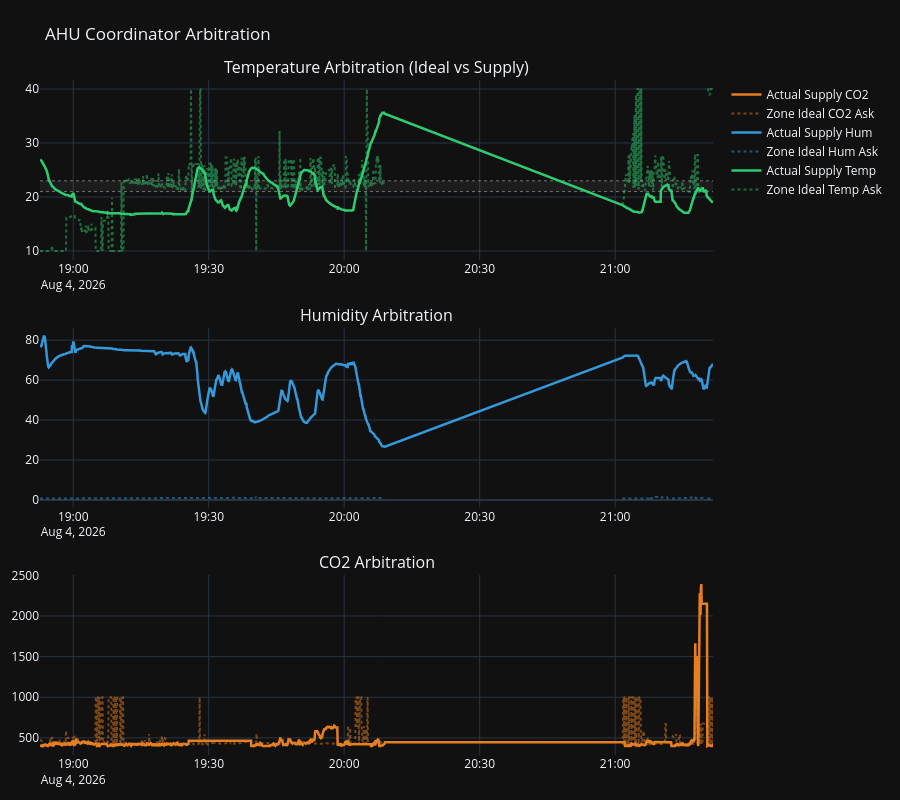

Here is the notebook cell this chart was saved with:
### Code cell
# ==========================================
# View 2: AHU Coordinator
# ==========================================
fig2 = make_subplots(
    rows=3, cols=1,
    subplot_titles=["Temperature Arbitration (Ideal vs Supply)", "Humidity Arbitration", "CO2 Arbitration"],
    vertical_spacing=0.1
)

# 2.1 Temp
add_comfort_band(fig2, 1, 1, time_arr, T_MIN, T_MAX)
fig2.add_trace(go.Scatter(x=time_arr, y=df['zone_ideal_temp'], name="Zone Ideal Temp Ask", line=dict(color=hex_to_rgba(COLORS['Cool_SP'], 0.5), width=2, dash='dot')), row=1, col=1)
fig2.add_trace(go.Scatter(x=time_arr, y=df['supply_t'], name="Actual Supply Temp", line=dict(color=COLORS['Cool_SP'], width=2.5)), row=1, col=1)

# 2.2 Humidity
fig2.add_trace(go.Scatter(x=time_arr, y=df['zone_ideal_hum'] * 100 if df['zone_ideal_hum'].max() <= 1.0 else df['zone_ideal_hum'], name="Zone Ideal Hum Ask", line=dict(color=hex_to_rgba(COLORS['Hum'], 0.5), width=2, dash='dot')), row=2, col=1)
fig2.add_trace(go.Scatter(x=time_arr, y=df['supply_h'], name="Actual Supply Hum", line=dict(color=COLORS['Hum'], width=2.5)), row=2, col=1)

# 2.3 CO2
fig2.add_trace(go.Scatter(x=time_arr, y=df['zone_ideal_co2'], name="Zone Ideal CO2 Ask", line=dict(color=hex_to_rgba(COLORS['CO2'], 0.5), width=2, dash='dot')), row=3, col=1)
fig2.add_trace(go.Scatter(x=time_arr, y=df['supply_c'], name="Actual Supply CO2", line=dict(color=COLORS['CO2'], width=2.5)), row=3, col=1)

fig2.update_layout(
    height=800, template="plotly_dark", title_text="AHU Coordinator Arbitration",
    margin=dict(l=30, r=30, t=80, b=30),
)

fig2.show()

### Figure 1 — Plotly figure (JSON) as saved in the notebook; plotly's stock layout.template omitted (floating-point values rounded to 4 significant figures; data arrays with more than 128 entries replaced by an {"elided": "..."} marker saying what was removed)
{"data": [{"hoverinfo": "skip", "line": {"color": "rgba(255,255,255,0.4)", "dash": "dot", "width": 1}, "showlegend": false, "type": "scatter", "x": {"elided": "2069 str values"}, "xaxis": "x", "y": {"elided": "2069 int values"}, "yaxis": "y"}, {"fill": "tonexty", "fillcolor": "rgba(255,255,255,0.05)", "hoverinfo": "skip", "line": {"color": "rgba(255,255,255,0.4)", "dash": "dot", "width": 1}, "showlegend": false, "type": "scatter", "x": {"elided": "2069 str values"}, "xaxis": "x", "y": {"elided": "2069 int values"}, "yaxis": "y"}, {"line": {"color": "rgba(46, 204, 113, 0.5)", "dash": "dot", "width": 2}, "name": "Zone Ideal Temp Ask", "type": "scatter", "x": {"elided": "2069 str values"}, "xaxis": "x", "y": {"elided": "2069 float values"}, "yaxis": "y"}, {"line": {"color": "#2ecc71", "width": 2.5}, "name": "Actual Supply Temp", "type": "scatter", "x": {"elided": "2069 str values"}, "xaxis": "x", "y": {"elided": "2069 float values"}, "yaxis": "y"}, {"line": {"color": "rgba(52, 152, 219, 0.5)", "dash": "dot", "width": 2}, "name": "Zone Ideal Hum Ask", "type": "scatter", "x": {"elided": "2069 str values"}, "xaxis": "x2", "y": {"elided": "2069 float values"}, "yaxis": "y2"}, {"line": {"color": "#3498db", "width": 2.5}, "name": "Actual Supply Hum", "type": "scatter", "x": {"elided": "2069 str values"}, "xaxis": "x2", "y": {"elided": "2069 float values"}, "yaxis": "y2"}, {"line": {"color": "rgba(230, 126, 34, 0.5)", "dash": "dot", "width": 2}, "name": "Zone Ideal CO2 Ask", "type": "scatter", "x": {"elided": "2069 str values"}, "xaxis": "x3", "y": {"elided": "2069 float values"}, "yaxis": "y3"}, {"line": {"color": "#e67e22", "width": 2.5}, "name": "Actual Supply CO2", "type": "scatter", "x": {"elided": "2069 str values"}, "xaxis": "x3", "y": {"elided": "2069 float values"}, "yaxis": "y3"}], "layout": {"annotations": [{"font": {"size": 16}, "showarrow": false, "text": "Temperature Arbitration (Ideal vs Supply)", "x": 0.5, "xanchor": "center", "xref": "paper", "y": 1, "yanchor": "bottom", "yref": "paper"}, {"font": {"size": 16}, "showarrow": false, "text": "Humidity Arbitration", "x": 0.5, "xanchor": "center", "xref": "paper", "y": 0.6333, "yanchor": "bottom", "yref": "paper"}, {"font": {"size": 16}, "showarrow": false, "text": "CO2 Arbitration", "x": 0.5, "xanchor": "center", "xref": "paper", "y": 0.2667, "yanchor": "bottom", "yref": "paper"}], "height": 800, "margin": {"b": 30, "l": 30, "r": 30, "t": 80}, "title": {"text": "AHU Coordinator Arbitration"}, "xaxis": {"anchor": "y", "domain": [0, 1]}, "xaxis2": {"anchor": "y2", "domain": [0, 1]}, "xaxis3": {"anchor": "y3", "domain": [0, 1]}, "yaxis": {"anchor": "x", "domain": [0.7333, 1]}, "yaxis2": {"anchor": "x2", "domain": [0.3667, 0.6333]}, "yaxis3": {"anchor": "x3", "domain": [0, 0.2667]}}}
